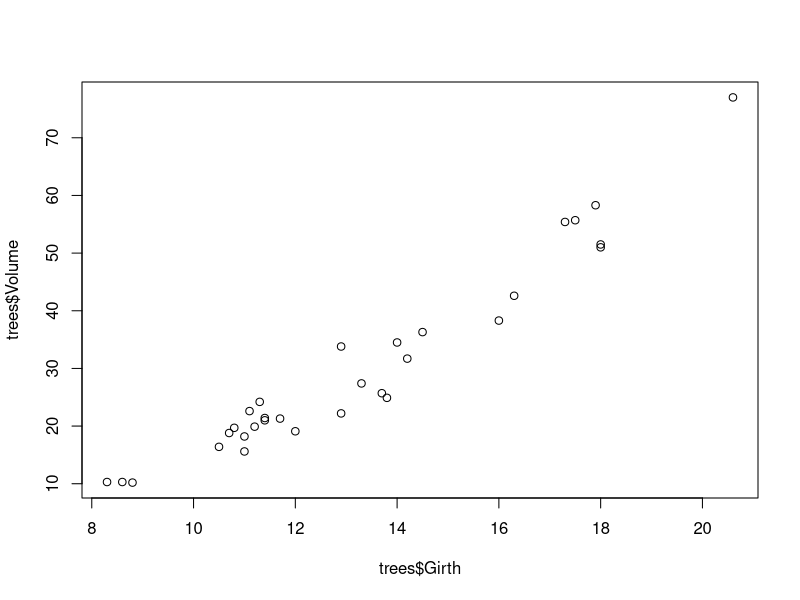
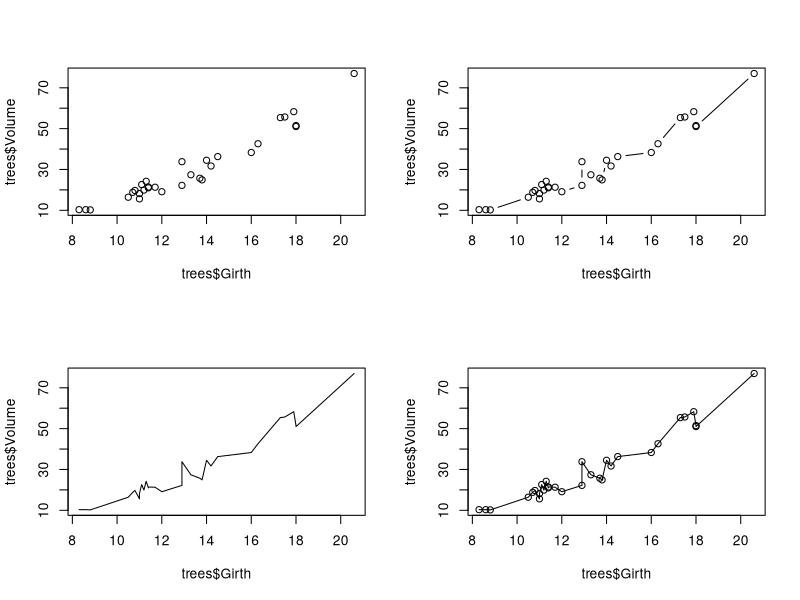
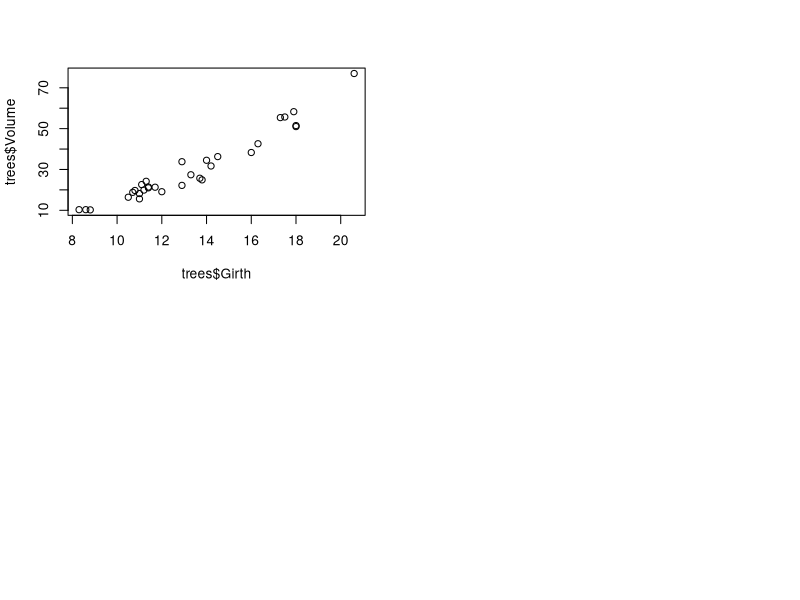
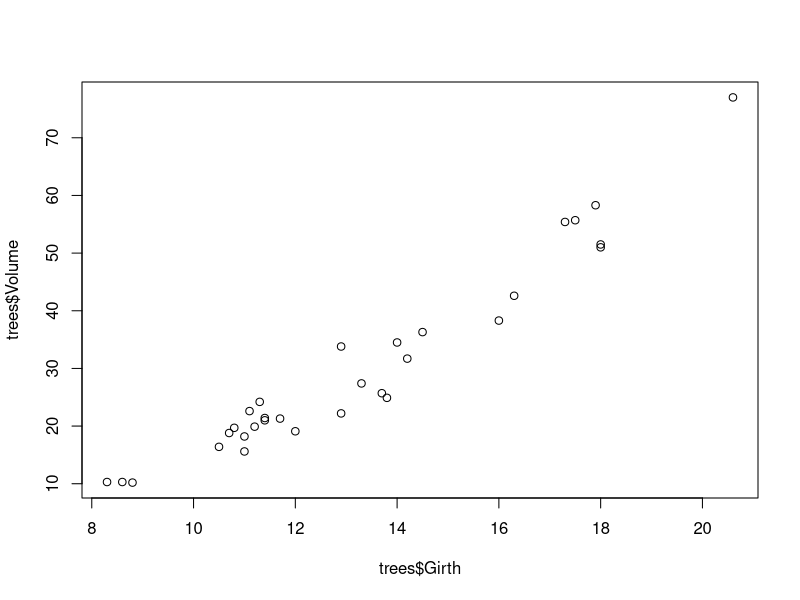
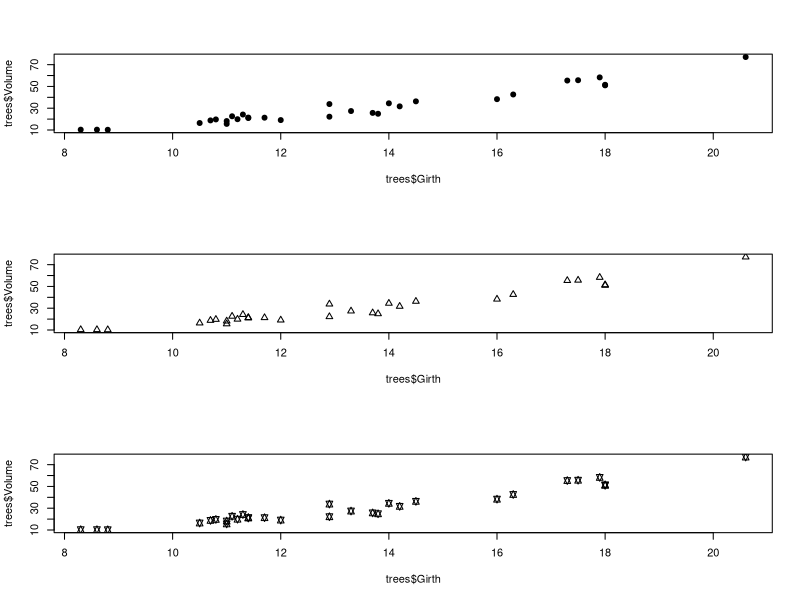
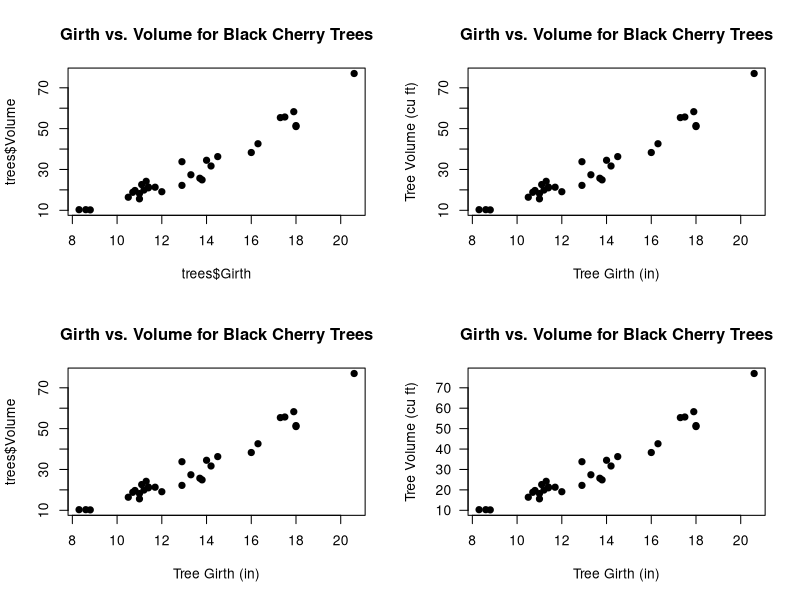
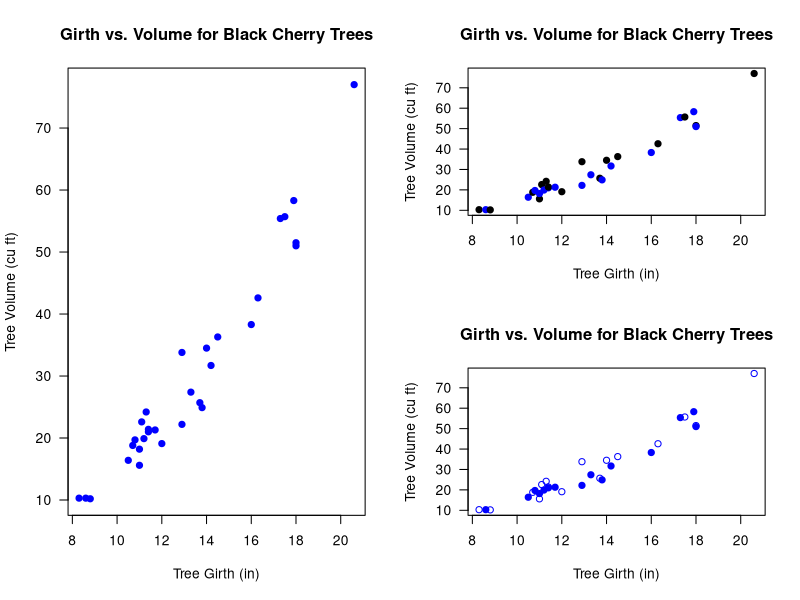
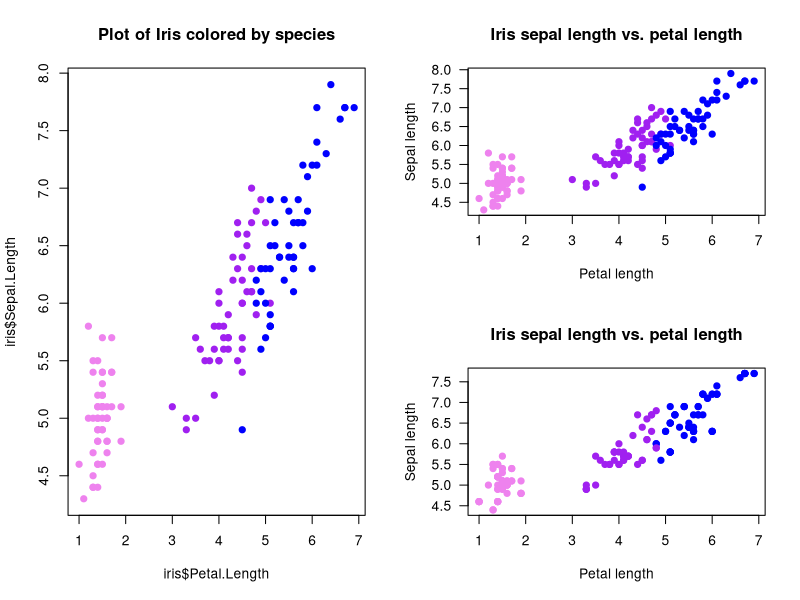

R code for these plots, in order:

##################################################
####                                          ####  
####  R Bootcamp #1, Module 3                 ####
####                                          #### 
####   University of Nevada, Reno             ####
####                                          #### 
##################################################

## NOTE: this module borrows heavily from an R short-course developed by a team at Colorado State University. 
   # Thanks to Perry Williams for allowing us to use these materials!!
   # Thanks to John Tipton at CSU for developing much of this module (plotting in R)!

############################################
####  Data visualization and statistics ####
############################################


# ?trees      # description of built in dataset  (uncomment to run)

dim(trees)   # Show the dimension of the trees dataframe                                              

str(trees)   # Show the structure of the trees dataframe

head(trees)   # Show the first few observations of the trees dataframe


# Access the columns 
trees$Girth     
trees$Volume


plot(x=trees$Girth, y=trees$Volume)    # use R's built-in "trees" dataset: ?trees


?par

par()   # view the default graphical parameters (can be kind of overwhelming!)


# Use "layout" to define a 2 row x 2 column matrix with elements 1, 2, 3, and 4.
# This divides the image into four sections and then fills these with the plot function
layout(matrix(1:4, nrow=2, ncol=2))

# layout.show(4)   # uncomment to run

  # par(mfrow=c(2,2))  # (alternative way to do this)

plot(x=trees$Girth, y=trees$Volume)             # points
plot(x=trees$Girth, y=trees$Volume, type="l")   # lines
plot(x=trees$Girth, y=trees$Volume, type="b")   # both
plot(x=trees$Girth, y=trees$Volume, type="o")   # both with conected lines


plot(x=trees$Girth, y=trees$Volume)             ## The plot is still in 4 parts

graphics.off()                                  ## now the plot is reset!

# layout(1)   # (alternative way to reset back to a single plot)

plot(x=trees$Girth, y=trees$Volume)             ## The plot is still in 4 parts



# Use layout to define a 3 row x 1 column matrix with elements 1, 2, and 3.
# This divides the image into three sections and then fills these with the plot function
layout(matrix(1:3, nrow=3, ncol=1))

# pch: 'plotting character' changes the type of point that is used (default is an open circle)!
plot(x=trees$Girth, y=trees$Volume, pch=19)     # filled point
plot(x=trees$Girth, y=trees$Volume, pch=2)      # open triangle
plot(x=trees$Girth, y=trees$Volume, pch=11)     # star


layout(matrix(1:4, 2, 2))
# main: adds a title
plot(x=trees$Girth, y=trees$Volume, pch=19, 
     main="Girth vs. Volume for Black Cherry Trees")

# xlab: adds an x axis label
plot(x=trees$Girth, y=trees$Volume, pch=19, 
     main="Girth vs. Volume for Black Cherry Trees", 
     xlab="Tree Girth (in)")

# ylab: adds a y axis label
plot(x=trees$Girth, y=trees$Volume, pch=19, 
     main="Girth vs. Volume for Black Cherry Trees", 
     xlab="Tree Girth (in)", ylab="Tree Volume (cu ft)")

# las: rotates axis labels; las=1 makes them all parallel to reading direction
plot(x=trees$Girth, y=trees$Volume, pch=19, 
     main="Girth vs. Volume for Black Cherry Trees", 
     xlab="Tree Girth (in)", ylab="Tree Volume (cu ft)", 
     las=1)


# Use layout to define a 2 row x 2 column matrix with elements 1, 1, 2, and 3.
# This divides the image into four sections but fills the first two sections
# with the first plot and then fills these next two sections with the final two plots
layout(matrix(c(1, 1, 2, 3), nrow=2, ncol=2))

# col: select a color for the plotting characters
plot(x=trees$Girth, y=trees$Volume, pch=19, 
     main="Girth vs. Volume for Black Cherry Trees",
     xlab="Tree Girth (in)", ylab="Tree Volume (cu ft)",
     las=1, col="blue")

# We can use the c() function to make a vector and have several colors, plotting characters, etc. per plot.
# We start with alternating colors for each point
plot(x=trees$Girth, y=trees$Volume, pch=19, 
     main="Girth vs. Volume for Black Cherry Trees",
     xlab="Tree Girth (in)", ylab="Tree Volume (cu ft)", 
     las=1, col=c("black", "blue"))

# And we can also alternate the plotting symbol at each point.
plot(x=trees$Girth, y=trees$Volume, pch=c(1,19), 
     main="Girth vs. Volume for Black Cherry Trees", 
     xlab="Tree Girth (in)", ylab="Tree Volume (cu ft)", 
     las=1, col="blue")


?iris
head(iris)     # display first few rows of data
dim(iris)      # dimensionality of the data
str(iris)      # details of the data structure


plot.colors <- c("violet", "purple", "blue")   # define the colors for representing species ID


color.vector <- rep(x=plot.colors, each=50)
color.vector
## color vector is now a list of our colors, each repeated 50 times

plot(x=iris$Petal.Length, y=iris$Sepal.Length, pch=19, col=color.vector, 
     main="Plot of Iris colored by species")


names(plot.colors) <- levels(iris$Species)   # the "levels()" function returns all unique labels for any "factor" variable    
plot.colors


# generate a vector of colors for our plot (one color for each observation)

indices <- match(iris$Species,names(plot.colors))   # the "match()" function goes through each element of the first vector and finds the matching index in the second vector         
color.vector2 <- plot.colors[indices]



plot(x=iris$Petal.Length, y=iris$Sepal.Length, pch=19, col=color.vector2, 
     main="Iris sepal length vs. petal length", xlab="Petal length", 
     ylab="Sepal length", las=1)


# make a new version of the iris data frame that is neither in order nor has the same number of observations for each species (to illustrate generality of the new method)

iris2 <- iris[sample(1:nrow(iris),replace = T),]   # use the "sample()" function to create a randomized ("bootstrapped") version of the iris data frame

# now repeat the above steps:

indices <- match(iris2$Species,names(plot.colors))   # the "match()" function returns the indices of the first vector that match the second vector   
color.vector2 <- plot.colors[indices]
plot(x=iris2$Petal.Length, y=iris2$Sepal.Length, pch=19, col=color.vector2, 
     main="Iris sepal length vs. petal length", xlab="Petal length", 
     ylab="Sepal length", las=1)


## The old method is NOT general:

color.vector <- rep(x=plot.colors, each=50)
plot(x=iris2$Petal.Length, y=iris2$Sepal.Length, pch=19, col=color.vector, 
     main="Plot of Iris colored by species (not!)")

########
# experiment with legends

# ?legend

layout(matrix(1:3, nrow=1, ncol=3))

# Plot
plot(x=iris$Petal.Length, y=iris$Sepal.Length, pch=19, col=color.vector, 
     main="Iris sepal length vs. petal length", xlab="Petal length", 
     ylab="Sepal length", las=1)

# First legend
legend("topleft", pch=19, col=plot.colors, legend=unique(iris$Species))

# Second plot
plot(x=iris$Petal.Length, y=iris$Sepal.Length, pch=19, col=color.vector,
     main="Iris sepal length vs. petal length", 
     xlab="Petal length", ylab="Sepal length", las=1)

# Second legend
# The bty="n" argument suppresses the border around the legend. (A personal preference)
legend("topleft", pch=19, col=plot.colors, 
       legend=c("I. setosa", "I. versicolor", "I. virginica"), bty="n")


# Plot Three
plot(x=iris$Petal.Length, y=iris$Sepal.Length, pch=19, col=color.vector, 
     main="Iris sepal length vs. petal length", 
     xlab="Petal length", ylab="Sepal length", las=1)

#Legend tree with Italics
legend("topleft", pch=19, col=plot.colors, 
       legend=c("I. setosa", "I. versicolor", "I. virginica"), 
       bty="n", text.font=3)


## Diplaying gradients (continuous data) using color and size

?mtcars

head(mtcars)


## Plot fuel economy by weight

plot(mpg~wt,  data=mtcars,pch=20,xlab="Vehicle weight (1000 lbs)",ylab="Fuel economy (mpg)")      # note the tilde, which can be read "as a function of" -- i.e., "plot mpg as a function of wt"   
 

## Plot fuel economy by weight and horsepower

hp_rescale <- with(mtcars,(hp-min(hp))/diff(range(hp)))    # scale from 0 to 1

plot(mpg~wt,  data=mtcars,pch=1,xlab="Vehicle weight (1000 lbs)",ylab="Fuel economy (mpg)",cex=(hp_rescale+0.6)*1.2)   # plot with different sized points

legend("topright",pch=c(1,1),pt.cex=c(0.6,0.6*1.2),legend=paste(range(mtcars$hp),"horsepower"),bty="n")


 

## Plot fuel economy by weight and horsepower again- this time by color

colramp <- terrain.colors(125)

colindex <- round(hp_rescale*99+1)

plot(mpg~wt,  data=mtcars,pch=20,cex=2,xlab="Vehicle weight (1000 lbs)",ylab="Fuel economy (mpg)",col=colramp[colindex])   # plot with different sized points

legend("topright",pch=c(20,20),pt.cex=c(2,2),col=c(colramp[1],colramp[100]),legend=paste(range(mtcars$hp),"horsepower"),bty="n")


 

## calculate the mean Sepal Length of for each species
bar.heights <- tapply(iris$Sepal.Length, iris$Species, mean)   #use "tapply()" function, which summarizes a numeric variable by levels of a categorical variable)

# The basic 'barplot()' function
barplot(bar.heights)


# Let's add some flair
barplot(bar.heights, names.arg=c("I. setosa", "I. versicolor", "I. virginica"), 
        las=1, col=adjustcolor(plot.colors, alpha.f=0.5),
        main="Sepal length for 3 Irises", ylab="Sepal length (cm)")


CI <- 2 * tapply(iris$Sepal.Length, iris$Species, sd)
lwr <- bar.heights - CI
upr <- bar.heights + CI

# I used the ylim= argument to pass a 2-element numeric vector specifying the y extent of the barplot (y axis lower and upper bounds). I added some extra room on the top to account for error bars.
# Importantly, assign the barplot to an object. I called it 'b' but you can call it whatever you like. (otherwise, it's hard to know what the "X" values of the error bars are!)

b <- barplot(bar.heights, 
             names.arg=c("I. setosa", "I. versicolor", "I. virginica"), 
             las=1, ylim=c(0,8), col=adjustcolor(plot.colors, alpha.f=0.5),
             main="Sepal length for 3 Irises", ylab="Sepal length (cm)")

# Specify where each arrow starts (x0= and y0=) and ends (x1= and y1=)
arrows(x0=b, x1=b, y0=lwr, y1=upr, code=3, angle=90, length=0.1)

# ?arrows


layout(matrix(1:2, 1, 2))

## y-axis is in counts by default (total observations in each "bin")
hist(iris$Sepal.Length, main="Histogram of Sepal Length",
     xlab = "Sepal Length")

## change y-axis to proportions of the entire dataset using freq=FALSE
hist(iris$Sepal.Length, freq=FALSE, main="Histogram of Sepal Length", 
     xlab = "Sepal Length")
## Add a density estimator

lines(density(iris$Sepal.Length))   # add a line to the histogram to approximate the probability density of the data distribution
curve(dnorm(x,mean(iris$Sepal.Length),sd(iris$Sepal.Length)),add=T,col="red",lty=3)   # add a normal distribution


pairs(iris)


?ToothGrowth
head(ToothGrowth)


prop <- c(0.18, 0.25, 0.13, 0.05)
asympLCL <- c(0.14, 0.20, 0.11, 0.035)
asympUCL <- c(0.24, 0.33, 0.18, 0.09)


set.seed(13)
n <- 20 # Number of experimental trials
a <- 12
b <- 1.5

rings <- round(runif(n)*50)  # number of bell rings
wings <- round(a + b*rings + rnorm(n, sd=5))       # number of angels who get their wings
offset <- rpois(n, lambda=10)           # measurement error
lwr <- wings - offset                 
upr <- wings + offset


####################
# STATISTICS!
####################

#####
#####  Load Data
#####

sculpin.df <- read.csv("sculpineggs.csv")

head(sculpin.df)


#####
#####  Summary Statistics
#####

mean(sculpin.df$NUMEGGS)      # compute sample mean
median(sculpin.df$NUMEGGS)    # compute sample median

min(sculpin.df$NUMEGGS)       # sample minimum
max(sculpin.df$NUMEGGS)       # sample maximum
range(sculpin.df$NUMEGGS)     # both min and max.

quantile(sculpin.df$NUMEGGS,0.5)            # compute sample median using quantile function
quantile(sculpin.df$NUMEGGS,c(0.25,0.75))   # compute sample quartiles

var(sculpin.df$NUMEGGS)           # sample variance
sd(sculpin.df$NUMEGGS)            # sample standard deviation
sd(sculpin.df$NUMEGGS)^2          # another way to compute variance
var(sculpin.df$NUMEGGS)^0.5       # another way to compute std. dev.

colMeans(sculpin.df)           # column mean of data frame
apply(sculpin.df,2,mean)       # column mean of data frame   # note the use of the "apply()" function. 
apply(sculpin.df,2,median)     # column median of data frame


########
# Or just use the "summary()" function!

summary(sculpin.df) # provides a set of summary statistics for all columns in a data frame. 



###########
# Deal with missing data

newdf <- read.table(file="data_missing.txt", sep="\t", header=T)  # load dataset with missing data

mean(newdf$Export)

mean(newdf$Export,na.rm = TRUE)


#####
#####  Plot data 
#####

hist(sculpin.df$NUMEGGS)

plot(x = sculpin.df$FEMWT,y = sculpin.df$NUMEGGS)


#####
#####  Linear Regression  
#####

m1 <- lm(NUMEGGS ~ FEMWT, data=sculpin.df)      # fit linear regression model

m1                                      # view estimates of intercept and slope 
summary(m1)                             # view summary of fit
summary(m1)$r.squared                   # extract R-squared
confint(m1)                             # confidence intervals for intercept and slope
AIC(m1)                                 # report AIC (Akaike's Information Criterion, used to perform model selection) 

plot(x = sculpin.df$FEMWT,y = sculpin.df$NUMEGGS)    # plot data
abline(m1)                                           # plot line of best fit

########
# Use the "predict()" function!

FEMWT.pred <- data.frame(FEMWT = 30)                   # create new data frame to predict number of eggs at FEMWT of 30
predict(m1,newdata=FEMWT.pred)                         # make prediction
predict(m1,newdata=FEMWT.pred,interval="confidence")   # make prediction and get confidence interval
predict(m1,newdata=FEMWT.pred,interval="prediction")   # make prediction and get prediction interval



##########
#  Explore the use of the "I()" syntax to interpret mathematical expressions literally (as is) within formulas. 

mod_noI <- lm(NUMEGGS ~ FEMWT^2, data=sculpin.df)                  # fit linear regression model. But the "^2" doesn't seem to do anything here? What happened?
summary(mod_noI)

mod_withI <- lm(NUMEGGS ~ I(FEMWT^2), data=sculpin.df)                  # fit linear regression model
summary(mod_withI)


##################################
####  Model selection example ####
##################################

## Try to work through these examples and make sure you understand them before moving on to the challenge exercises.

m1 <- lm(NUMEGGS ~ FEMWT, data=sculpin.df)                  # fit linear regression model
summary(m1)

m2 <- lm(NUMEGGS ~ 1, data=sculpin.df)                      # fit linear regression with intercept only (mean model)
summary(m2)

m3 <- lm(NUMEGGS ~ I(FEMWT^0.5), data=sculpin.df)           # fit linear regression with intercept and sqrt of FEMWT term
summary(m3)


plot(NUMEGGS ~ FEMWT,data=sculpin.df)                      # plot data
abline(m1,col="black")                                     # plot line of best fit
abline(m2,col="red")                                       # plot intercept only model

#########
#  Here's a flexible method for drawing any arbitrary non-linear relationship!
FEMWT.pred <- data.frame(FEMWT = seq(10,45,by=0.1))        # create new data frame to predict number of eggs from FEMWT of 10 to 45 by increments of 0.1
NUMEGGS.pred <- predict(m3,newdata=FEMWT.pred)             # make prediction using "predict()" function
lines(FEMWT.pred$FEMWT,NUMEGGS.pred,col="green")  # plot sqrt model (note the use of the "lines()" function to draw a line!)

########
# Perform model selection!


#Compare models using AIC
AIC(m1)
AIC(m2)
AIC(m3)

#Compare models using R-squared
summary(m1)$r.squared 
summary(m2)$r.squared 
summary(m3)$r.squared 

#########
#  And finally, here's how you can draw a confidence interval or prediction interval around a regression relationship!

plot(NUMEGGS ~ FEMWT,data=sculpin.df)                      # plot data
NUMEGGS.confint <- predict(m3,newdata=FEMWT.pred,interval="prediction")             # use "predict()" function to compute the prediction interval!
points(FEMWT.pred$FEMWT,NUMEGGS.confint[,"fit"],col="green",typ="l",lwd=2)  # plot fitted sqrt model
points(FEMWT.pred$FEMWT,NUMEGGS.confint[,"lwr"],col="green",typ="l",lty=2)  # plot fitted sqrt model
points(FEMWT.pred$FEMWT,NUMEGGS.confint[,"upr"],col="green",typ="l",lty=2)  # plot fitted sqrt model
